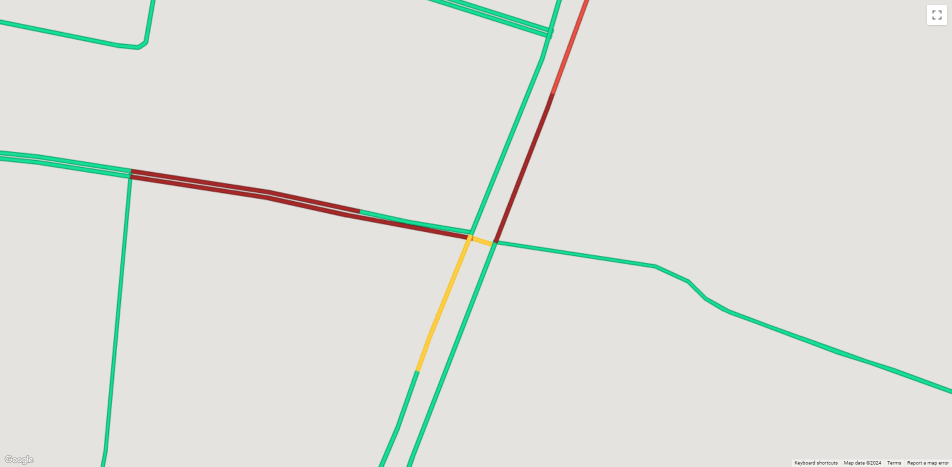
#> input picture server/temp/images/client1_map.png, 1904 x 933 px (shown at 1/2 size); its folder holds only this picture in this run
$ python -i process_image.py   (imports and definitions only)
#> lines starting #> are read from the running program, lines starting #| are printed output that depends on the picture
import cv2
import numpy as np
import csv
import logging
import os
from dotenv import load_dotenv

# Load environment variables
# [5 lines not run here, left out]

# Define a function to process images for each client
def process_client_image(client_image_path, output_csv_path):
    # Load the uploaded image
#> called with client_image_path = 'temp/images/client1_map.png', output_csv_path = 'out.png'
    img = cv2.imread(client_image_path)
#> img is the input picture: shape (933, 1904, 3); mean B, G, R 219.1, 224.7, 223.7
    if img is None:
        logging.error(f'Failed to load image at {client_image_path}.')
        return

    logging.info(f'Image loaded successfully from {client_image_path}.')

    # Convert image to HSV (Hue, Saturation, Value)
    hsv = cv2.cvtColor(img, cv2.COLOR_BGR2HSV)
#> hsv: shape (933, 1904, 3); mean H, S, V 21.4, 13.5, 227.6

    # Define the center of the junction (adjust these coordinates if needed)
    center_x, center_y = 964, 472

    # Define radii for the concentric circles
    radii = [150, 300, 450]

    # Draw the concentric circles (not displayed)
    output_image = cv2.cvtColor(img, cv2.COLOR_BGR2RGB)
    for radius in radii:
        cv2.circle(output_image, (center_x, center_y), radius, (255, 0, 0), 2)
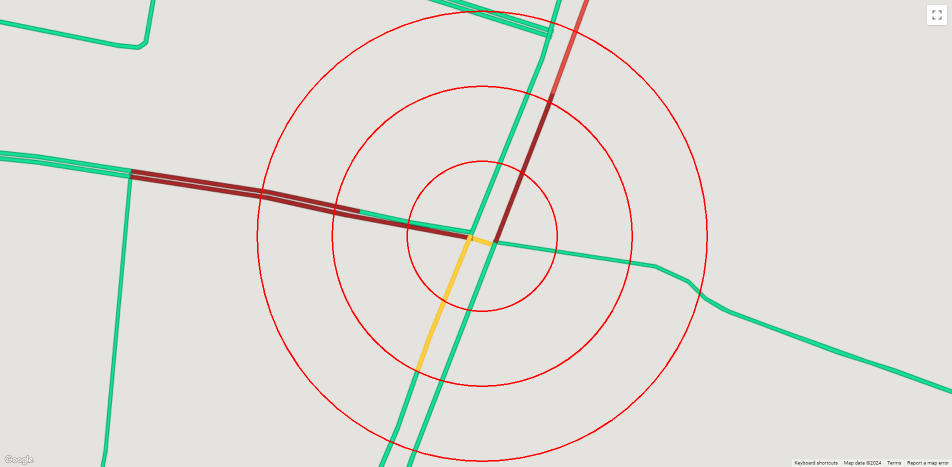
#> output_image: shape (933, 1904, 3) (shown at 1/2 size); mean R, G, B 224, 222.5, 217.1

    # Define color ranges for detection
    color_ranges = {
        4: ([0, 70, 50], [10, 255, 255]),  # Deep red
        3: ([170, 70, 50], [180, 255, 255]),  # Red
        2: ([20, 100, 100], [30, 255, 255]),  # Yellow
        1: ([35, 100, 100], [85, 255, 255])  # Green
    }

    # Function to detect color within a range and return a binary mask
    def detect_color(hsv_img, color_range):
        lower, upper = map(np.array, color_range)
        return cv2.inRange(hsv_img, lower, upper)

    # Extract regions based on direction and distance zone (near, little far, far)
    def extract_roi(hsv_img, center, direction, zone):
        h, w = hsv_img.shape[:2]
        cx, cy = center
        d = int(min(h, w) / 6)  # Distance step for 'near', 'little far', 'far'
        if direction == 'top':
            if zone == 'near':
                return hsv_img[cy - d:cy, cx - w // 4:cx + w // 4]
            elif zone == 'little far':
                return hsv_img[cy - 2*d:cy - d, cx - w // 4:cx + w // 4]
            elif zone == 'far':
                return hsv_img[cy - 3*d:cy - 2*d, cx - w // 4:cx + w // 4]
        elif direction == 'right':
            if zone == 'near':
                return hsv_img[cy - h // 4:cy + h // 4, cx + 20:cx + d - 20]
            elif zone == 'little far':
                return hsv_img[cy - h // 4:cy + h // 4, cx + d + 20:cx + 2*d - 20]
            elif zone == 'far':
                return hsv_img[cy - h // 4:cy + h // 4, cx + 2*d + 20:cx + 3*d - 20]
        elif direction == 'bottom':
            if zone == 'near':
                return hsv_img[cy:cy + d, cx - w // 4:cx + w // 4]
            elif zone == 'little far':
                return hsv_img[cy + d:cy + 2*d, cx - w // 4:cx + w // 4]
            elif zone == 'far':
                return hsv_img[cy + 2*d:cy + 3*d, cx - w // 4:cx + w // 4]
        elif direction == 'left':
            if zone == 'near':
                return hsv_img[cy - h // 4:cy + h // 4, cx - d + 20:cx - 20]
            elif zone == 'little far':
                return hsv_img[cy - h // 4:cy + h // 4, cx - 2*d + 20:cx - d - 20]
            elif zone == 'far':
                return hsv_img[cy - h // 4:cy + h // 4, cx - 3*d + 20:cx - 2*d - 20]

        return hsv_img  # Default case

    # Function to label traffic
    def label_traffic(hsv_img, center):
        labels = np.zeros((3, 4), dtype=int)
        directions = ['top', 'right', 'bottom', 'left']
        zones = ['near', 'little far', 'far']

        for i, direction in enumerate(directions):
            for j, zone in enumerate(zones):
                roi = extract_roi(hsv_img, center, direction, zone)
                for label, (lower, upper) in color_ranges.items():
                    if detect_color(roi, (lower, upper)).any():
                        labels[j, i] = label
                        logging.info(f'Detected {label} in {direction} zone {zone}.')
                        break
        return labels

    # Center of the image (the intersection)
    center = (img.shape[1] // 2, img.shape[0] // 2)
#> center = (952, 466)

    # Label the traffic and log the result
    result = label_traffic(hsv, center)
#> the loop in label_traffic, `for i, direction in enumerate(directions):` made 4 passes
#> after the loop in label_traffic, `for i, direction in enumerate(directions):`: labels = [[4, 4, 4, 4], [4, 1, 2, 4], [4, 1, 1, 4]]
#> result = [[4, 4, 4, 4], [4, 1, 2, 4], [4, 1, 1, 4]]

    # Flatten the result matrix to a single line
    result_flat = result.flatten()
#> result_flat = [4, 4, 4, 4, 4, 1, 2, 4, 4, 1, 1, 4]

    # Write the zeros line and then the flattened result to the CSV file
    num_zeros = result_flat.size
#> num_zeros = 12
    zeros_line = [0] * num_zeros
#> zeros_line = [0, 0, 0, 0, 0, 0, 0, 0, 0, 0, 0, 0]

    with open(output_csv_path, mode='w', newline='') as file:
        writer = csv.writer(file)
        writer.writerow(zeros_line)   # Write the line of zeros
        writer.writerow(result_flat)  # Write the actual result

    logging.info(f'Output saved to {output_csv_path}')

# Path to the directory containing images
image_folder = os.getenv('IMAGE_FOLDER')

# Get all image files in the directory
client_images = [
    os.path.join(image_folder, f)
    for f in os.listdir(image_folder)
    if f.lower().endswith(('.png', '.jpg', '.jpeg', '.bmp', '.gif'))
]

# Process each client image
# [3 lines not run here, left out]

>>> result = process_client_image('temp/images/client1_map.png', 'out.png')

$ run again, on server/temp/images/client2_map.png
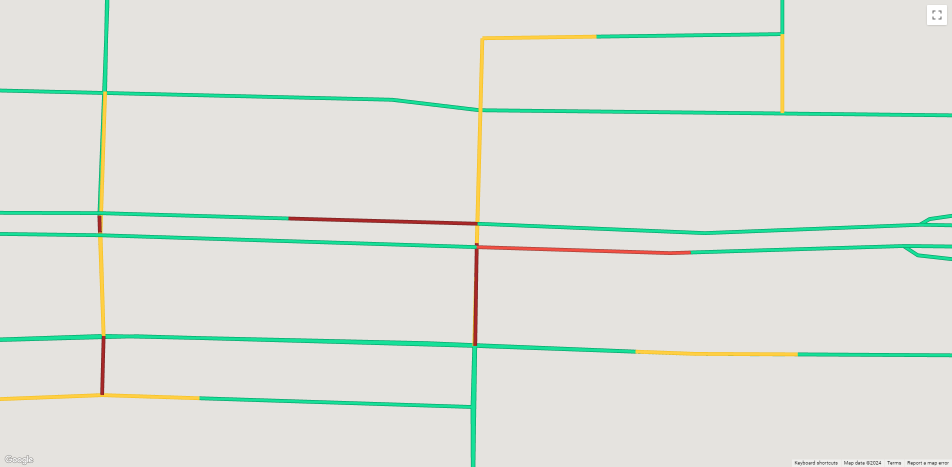
#> input picture server/temp/images/client2_map.png, 1904 x 933 px (shown at 1/2 size)
#> in process_client_image, img is the input picture: shape (933, 1904, 3); mean B, G, R 217.6, 225, 221.3
#> hsv: shape (933, 1904, 3); mean H, S, V 22.2, 17.4, 227.9
#> after the loop in process_client_image, `for radius in radii:`:
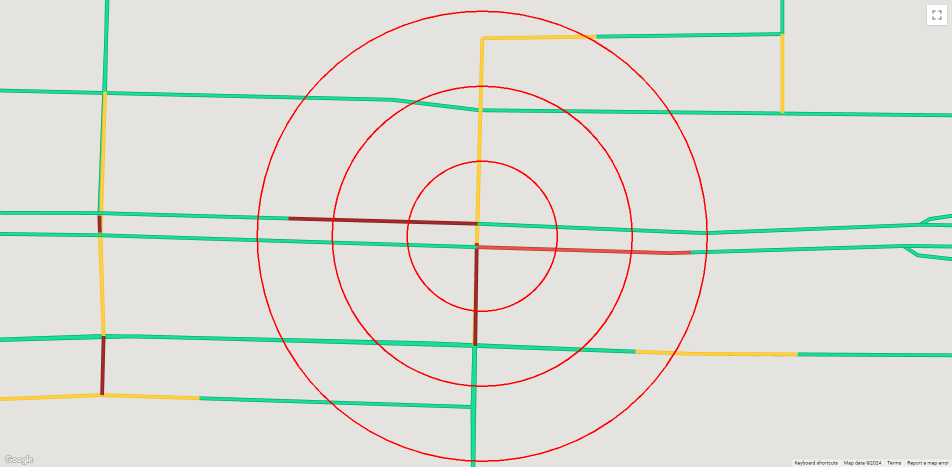
#> output_image: shape (933, 1904, 3) (shown at 1/2 size); mean R, G, B 221.6, 222.9, 215.5
#> the loop in label_traffic, `for i, direction in enumerate(directions):` made 4 passes
#> after the loop in label_traffic, `for i, direction in enumerate(directions):`: labels = [[4, 4, 4, 4], [2, 4, 4, 4], [2, 4, 1, 4]]
#> result_flat = [4, 4, 4, 4, 2, 4, 4, 4, 2, 4, 1, 4]
